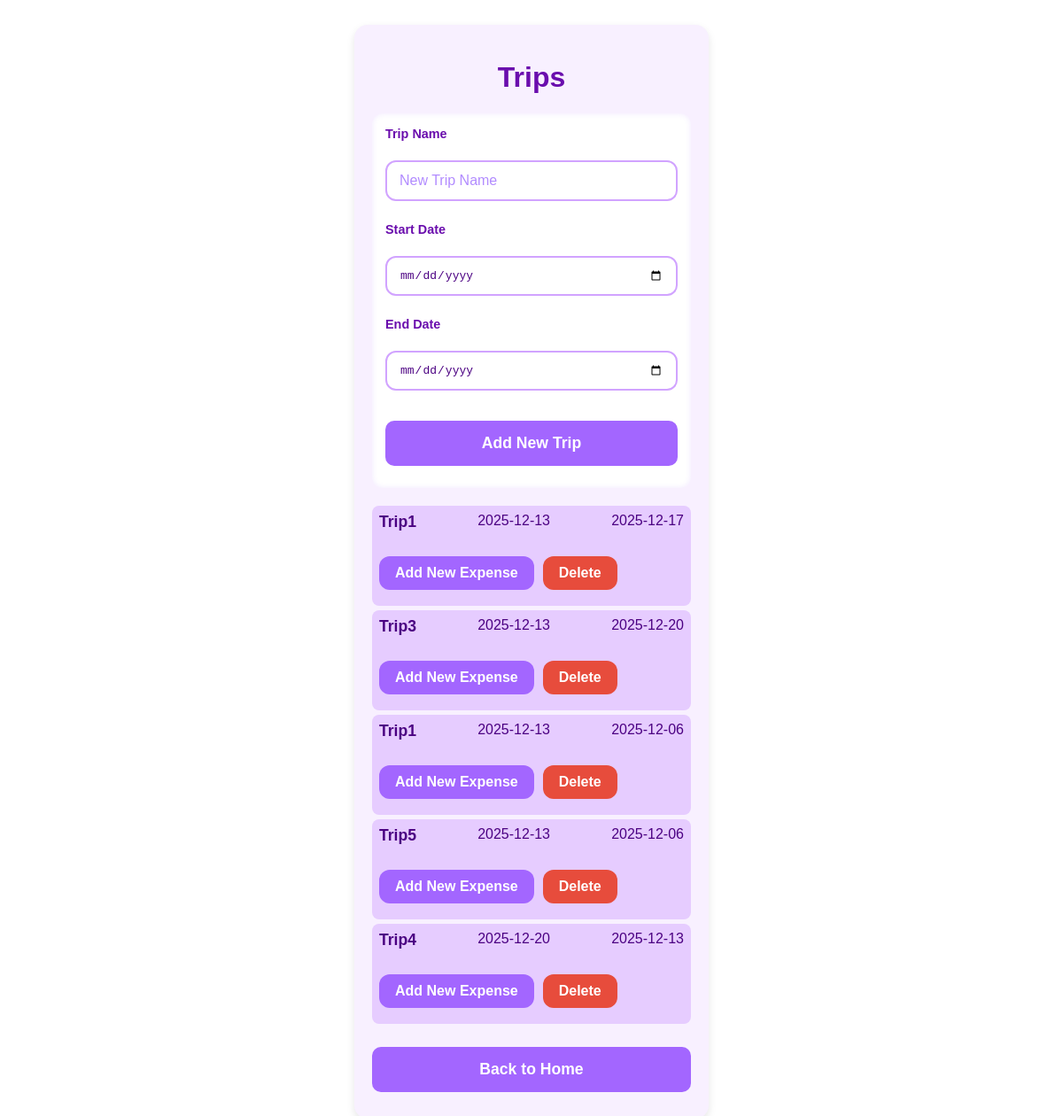
Before: /tripSelection with the older database file.
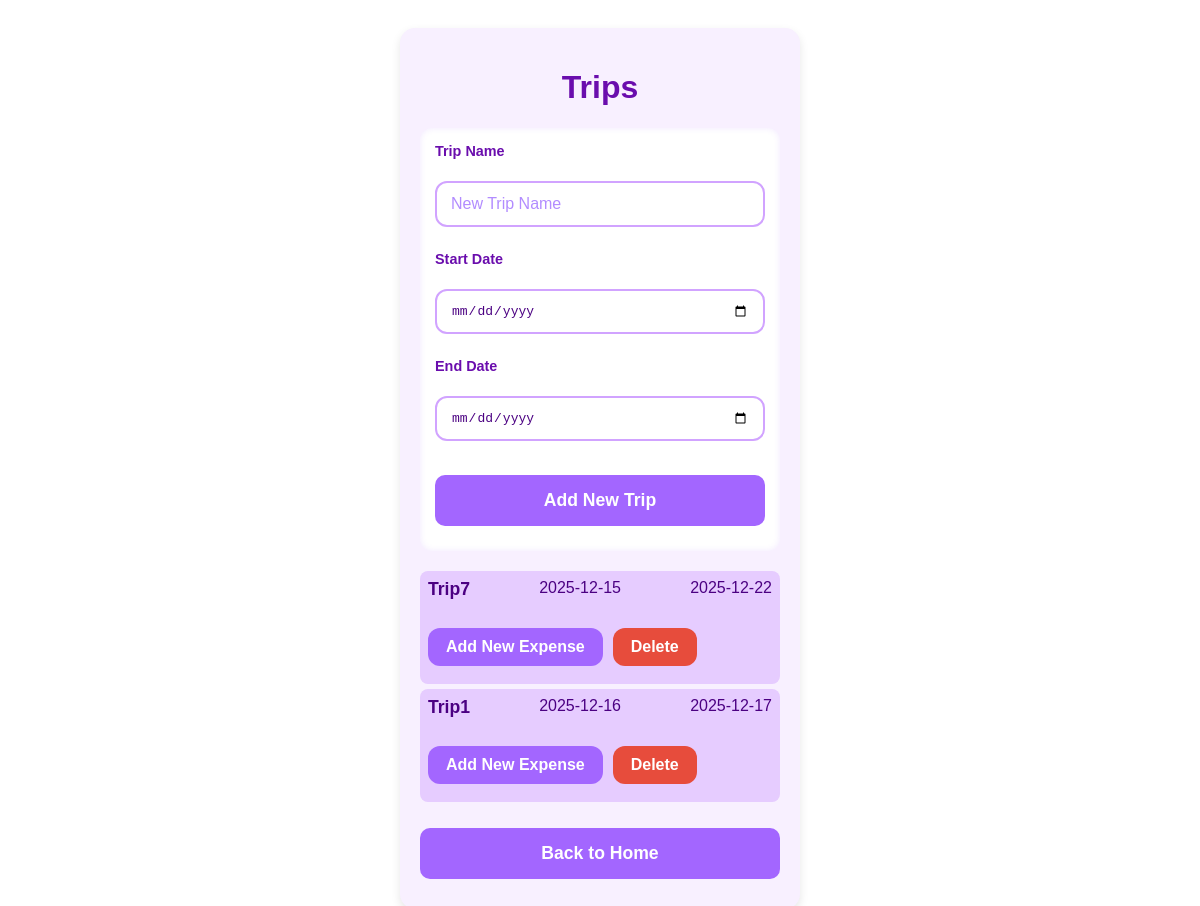
After: the same page with the newer database file.
### tables this page shows
CREATE TABLE trips (
            id INTEGER PRIMARY KEY,
            trip_name TEXT UNIQUE,
            start_date TEXT,
            end_date TEXT
        );

### app.py (the view, shortened to what this page needs)
@app.route('/tripSelection', methods=['GET', 'POST'])
def tripSelection():
    conn = sqlite3.connect(DB_FILE)
    c = conn.cursor()
    modal_message = None
    c.execute('SELECT * FROM trips ORDER BY start_date')
    trips_list = c.fetchall()
    conn.close()
    return render_template(
        'tripSelection.html',
        trips=trips_list,
        modal_message=modal_message
    )

### templates/tripSelection.html (shortened to what this page needs)
<!DOCTYPE html>
<html lang="en">
<head>
    <link rel="stylesheet" href="{{ url_for('static', filename='style.css') }}">
</head>
<body>
    <div class="container">
        <h1>Trips</h1>
        <form method="POST" class="form-box" id="trip-form" novalidate>
            <label>Trip Name</label>
            <input type="text" name="trip_name" class="input-field"
                placeholder="New Trip Name"
                value="{{ entered_trip_name|default('') }}">
            <label>Start Date</label>
            <input type="date" name="start_date" class="input-field"
                value="{{ entered_start_date|default('') }}">
            <label>End Date</label>
            <input type="date" name="end_date" class="input-field"
                value="{{ entered_start_date|default('') }}">
            <button type="submit" class="btn btn-large">Add New Trip</button>
        </form>
        <ul class="expense-list">
            {% for trip in trips %}
            <li class="trip-item">
                <div class="trip-info">
                    <span class="trip-name">{{ trip[1]|title }}</span>
                    <span class="start_date">{{ trip[2] }}</span>
                    <span class="end_date">{{ trip[3] }}</span>
                </div>
                <div class="trip-buttons">
                    <a href="{{ url_for('newExpense', trip_id=trip[0]) }}">
                        <button type="button" class="btn btn-go">Add New Expense</button>
                    </a>
                    <button type="button" class="btn btn-delete"
                            data-id="{{ trip[0] }}"
                            data-name="{{ trip[1] }}">
                        Delete
                    </button>
                </div>
            </li>
            {% endfor %}
        </ul>
        <a href="{{ url_for('index') }}">
            <button type="button" class="btn btn-large">Back to Home</button>
        </a>
    </div>
</body>
</html>

### static/style.css (style rules this page uses)
* { box-sizing: border-box; }
body { background-color: #fff; font-family: 'Comic Sans MS', cursive, sans-serif; color: #4B0082; display: flex; justify-content: center; padding: 20px; }
.container { width: 400px; background-color: #f8f0ff; padding: 20px; border-radius: 15px; box-shadow: 0 4px 10px rgba(0, 0, 0, 0.1); }
h1 { text-align: center; color: #6a0dad; }
.form-box { display: flex; flex-direction: column; margin-bottom: 20px; }
label { margin-bottom: 10px; }
input, select { border-radius: 8px; border: 1px solid #ccc; }
.btn { background-color: #a366ff; color: white; border: none; padding: 10px; margin: 10px 0; border-radius: 10px; cursor: pointer; font-weight: bold; }
.expense-list { list-style: none; padding: 0; }
.expense-list li { background-color: #e6ccff; margin: 5px 0; padding: 8px; border-radius: 8px; }
.btn-large { width: 100%; padding: 15px; font-size: 1.1em; }
.trip-item { display: flex; flex-direction: column; align-items: flex-start; background-color: #e6ccff; margin: 8px 0; padding: 12px; border-radius: 10px; gap: 8px; }
.trip-info { display: flex; justify-content: space-between; width: 100%; }
.trip-name { font-size: 1.1em; font-weight: bold; }
.btn-go { padding: 10px 18px; font-size: 1em; border-radius: 12px; }
.input-field { width: 100%; padding: 12px 14px; font-size: 1em; border-radius: 12px; border: 2px solid #d1a3ff; background-color: #ffffff; color: #4B0082; }
.input-field::placeholder { color: #b28cff; }
.form-box label { font-size: 0.9em; font-weight: 600; color: #6a0dad; }
.form-box label + select, .form-box label + input { margin-bottom: 12px; }
.form-box { display: flex; flex-direction: column; gap: 12px; background-color: #ffffff; padding: 15px; border-radius: 12px; box-shadow: inset 0 0 6px rgba(163, 102, 255, 0.15); }
input[type="date"].input-field { padding: 12px 14px; color: #4B0082; }
.trip-buttons { display: flex; gap: 10px; margin-top: 10px; }
.btn-go, .btn-delete { flex: 1; }
.btn-delete { background-color: #e74c3c; color: white; border: none; padding: 10px 18px; border-radius: 12px; cursor: pointer; font-size: 1em; }

Changed rows visible on the page:
removed trips: trip_name "Trip3", start_date "2025-12-13", end_date "2025-12-20"
removed trips: trip_name "Trip1", start_date "2025-12-13", end_date "2025-12-06"
removed trips: trip_name "Trip5", start_date "2025-12-13", end_date "2025-12-06"
removed trips: trip_name "Trip4", start_date "2025-12-20", end_date "2025-12-13"
added trips: trip_name "Trip7", start_date "2025-12-15", end_date "2025-12-22"
changed trips "Trip1": start_date "2025-12-13" → "2025-12-16"
